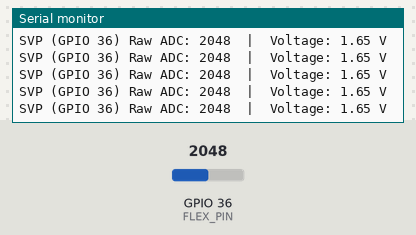
The sketch below on a simulated ESP32. Parts: the last lines printed to the serial monitor. Inputs (shaded band) come from the test bench; at power-on: GPIO 36 (FLEX_PIN) = 2048 (analog values on the 0–4095 scale).

Above: at 1.7 s.
1.8 s: GPIO 36 (FLEX_PIN) set to 2866
At 1.99 s:
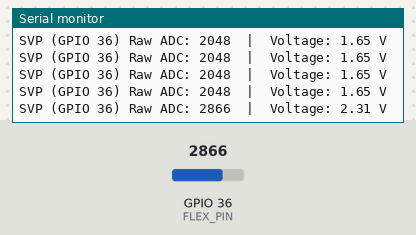
3.3 s: GPIO 36 (FLEX_PIN) set to 3603
At 3.34 s:
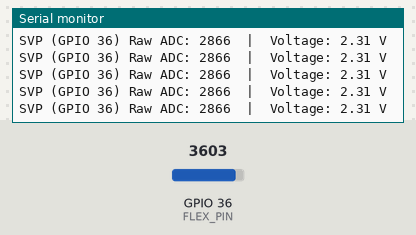
Timing chart, 0 to 6.3 s (numbered marks = the images above; inputs shaded):
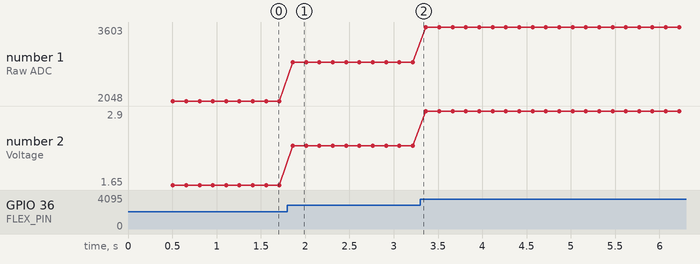

The sketch:

single_flex_test.ino
```cpp
/**
 * Simple ESP32 Flex Sensor Test on SVP Pin (GPIO 36)
 *
 * Circuit Wiring:
 *   3.3V -----[ Flex Sensor ]-----+-----[ 22kΩ Resistor ]----- GND
 *                                 |
 *                             SVP (GPIO 36)
 */

const int FLEX_PIN = 36; // SVP pin is GPIO 36 (ADC1_CH0)

void setup() {
  Serial.begin(115200);
  delay(500);

  // Configure 12-bit ADC (values from 0 to 4095)
  analogReadResolution(12);

  // Set attenuation to 11dB to read full 0V - 3.3V range
  analogSetAttenuation(ADC_11db);

  Serial.println("\n--- ESP32 SVP Flex Sensor Test Started ---");
  Serial.println("Move/bend the sensor to see ADC values change.");
}

void loop() {
  // Read raw ADC value (0 - 4095)
  int rawADC = analogRead(FLEX_PIN);

  // Convert raw value to approximate voltage (0.0V - 3.3V)
  float voltage = (rawADC / 4095.0) * 3.3;

  // Print results to Serial Monitor
  Serial.print("SVP (GPIO 36) Raw ADC: ");
  Serial.print(rawADC);
  Serial.print("  |  Voltage: ");
  Serial.print(voltage, 2);
  Serial.println(" V");

  delay(150); // Read ~6-7 times per second
}
```

Measured:
- after the input at 1.8 s, the serial monitor: prints a new line after 0.06 s (image 1)
- plotted number 1: 2048 → 2866 after the input at 1.8 s, 2866 → 3603 after the input at 3.3 s
- plotted number 2: 1.65 → 2.31 after the input at 1.8 s, 2.31 → 2.9 after the input at 3.3 s
